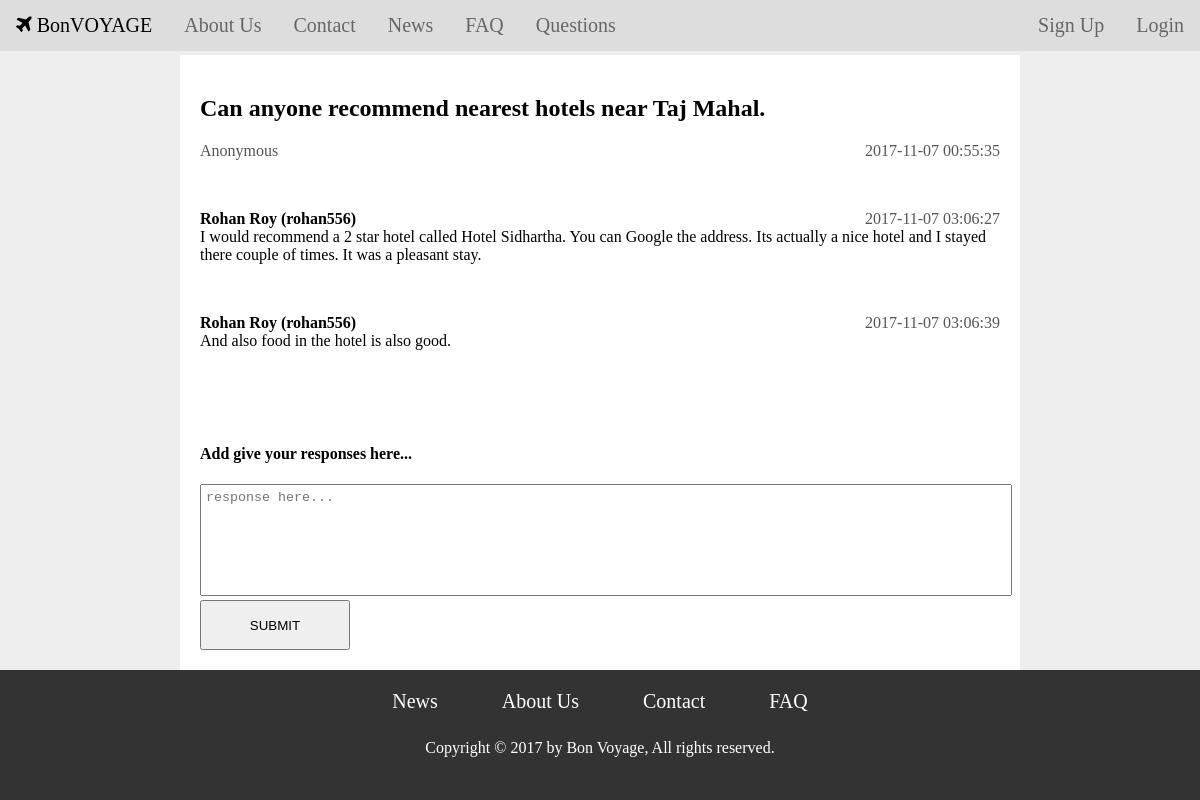
/questions/responses/?id=2, run on the app's committed database.
### tables this page shows
CREATE TABLE `Questions` (
  `Id` int(11) NOT NULL,
  `Question` text NOT NULL,
  `Questioner` varchar(50) NOT NULL,
  `date_time` datetime NOT NULL
);

CREATE TABLE `Responses` (
  `Id` int(11) NOT NULL,
  `Ques_id` int(11) NOT NULL,
  `Response` text NOT NULL,
  `Answerer` varchar(50) NOT NULL,
  `date_time` datetime NOT NULL
);

CREATE TABLE `Profile` (
  `Username` varchar(45) NOT NULL,
  `Password` varchar(45) NOT NULL,
  `Fullname` varchar(45) NOT NULL,
  `DOB` date NOT NULL,
  `Gender` char(6) NOT NULL,
  `Mobile` varchar(45) NOT NULL,
  `Country` varchar(45) NOT NULL,
  `Email` varchar(45) NOT NULL
);

### questions/responses/index.php (the view, shortened to what this page needs)
<?php
	include("../../config.php");
	$ques_id = $_GET['id'];
	$sql = "SELECT * FROM Questions WHERE Id=$ques_id";
	$result = mysqli_query($conn,$sql);
	$row = mysqli_fetch_assoc($result);
	$question = $row['Question'];
	$questioner = $row['Questioner'];
	$ques_date = $row['date_time'];
?>
<!DOCTYPE HTML>
<html>
	<head>
		<link rel="stylesheet" type="text/css" href="../../css/navbar.css">
		<link rel="stylesheet" type="text/css" href="../../css/content.css">
		<link rel="stylesheet" type="text/css" href="../css/question.css">
		<link rel="stylesheet" type="text/css" href="../../css/footer.css">
		<link rel="stylesheet" href="https://cdnjs.cloudflare.com/ajax/libs/font-awesome/4.7.0/css/font-awesome.min.css">
	</head>
	<body>
		<?php
			if(!isset($_SESSION['Username'])){
				include("../../nav1.php");
			}
			else{
				include("../../nav2.php");
				$username = $_SESSION['Username'];
			}
		?>
		<div class="br"></div>
		<div id="main">
			<div class="content">
				<h2><?php echo $question;?></h2>
				<p class="ques"><span><?php echo $questioner;?></span>
				<span style="float: right;"><?php echo $ques_date;?></span></p><br>
				<?php
					$sql = "SELECT * FROM Responses WHERE Ques_id=$ques_id";
					$result = mysqli_query($conn,$sql);
					if(mysqli_num_rows($result)==0){
						echo "<p>No responses uploaded yet, sorry.</p><br><br>";
					}
					else{
						while($row = mysqli_fetch_assoc($result)){
							$u = $row['Answerer'];
							$dt = $row['date_time'];
							$m = $row['Response'];
							$sql = "SELECT Fullname FROM Profile WHERE Username='$u'";
							$res = mysqli_fetch_assoc(mysqli_query($conn,$sql));
							$f = $res['Fullname'];
							echo "<p><span class='dark'>$f ($u)</span> <span class='gray'>$dt</span><br>$m</p><br>";
						}
					}
				?>
			</div>
			<div class="question-section">
				<h4>Add give your responses here...</h4>
				<form name="questionform" class="questionForm" action="response.php" method="post">
					<textarea name="response" rows="10" cols="30" class="questionArea" placeholder="response here..." required></textarea><br>
					<input type="submit" id="questionButton" value="SUBMIT">
				</form>
			</div>
		</div>
		<?php include('../../footer.php');?>
	</body>
</html>

### css/navbar.css (style rules this page uses)
body { margin: 0px; }

### css/content.css (style rules this page uses)
body { background-color: #eee; }
.content { max-width: 800px; margin: auto; padding: 20px; background-color: white; }

### questions/css/question.css (style rules this page uses)
.question-section { max-width: 800px; margin: auto; padding: 20px; background-color: white; text-align: left; }
.questionForm { text-align: left; }
.question-section .questionArea { width: 100%; height: 100px; resize: none; padding: 5px; }
#questionButton { width: 150px; height: 50px; }
.dark { font-weight: 900; }
.gray { color: #555; float: right; }

### questions/responses/index.php (style rules this page uses)
.content .ques { color: #555; font-size: 16px; }

### data on the page
questions: Question "Can anyone recommend nearest hotels near Taj Mahal.", Questioner "Anonymous", date_time "2017-11-07 00:55:35"
responses: profile.Fullname "Rohan Roy", Answerer "rohan556", date_time "2017-11-07 03:06:27", Response "I would recommend a 2 star hotel called Hotel Sidhartha. You can Google the address. Its actually a nice hotel and I stayed there couple of times. It was a pleasant stay."
responses: profile.Fullname "Rohan Roy", Answerer "rohan556", date_time "2017-11-07 03:06:39", Response "And also food in the hotel is also good."
